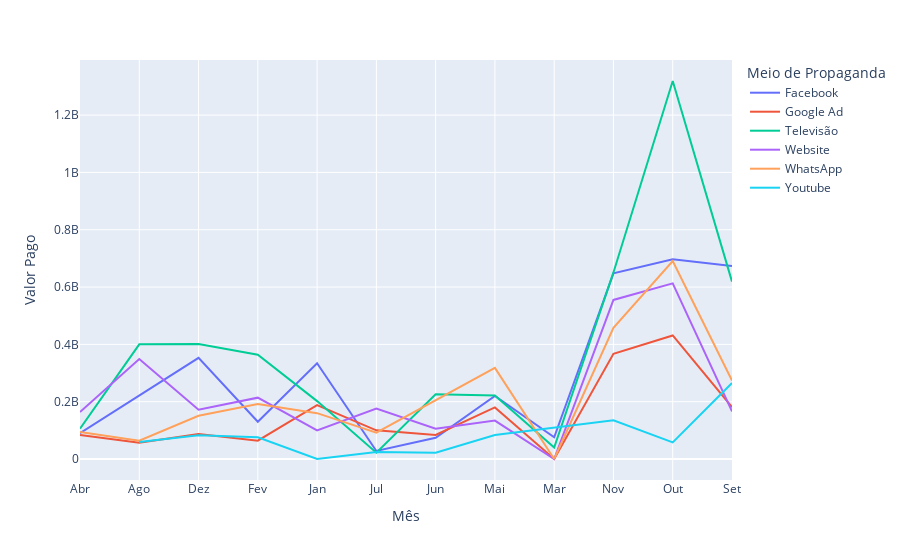

Notebook source saved alongside this figure:
### Code cell
fig3 = px.line(df5, y="Valor Pago", x="Mês", color="Meio de Propaganda")
fig3.show()

### Figure 1 — Plotly figure (JSON) as saved in the notebook; plotly's stock layout.template omitted (floating-point values rounded to 4 significant figures)
{"data": [{"hovertemplate": "Meio de Propaganda=Facebook<br>Mês=%{x}<br>Valor Pago=%{y}<extra></extra>", "legendgroup": "Facebook", "line": {"color": "#636efa", "dash": "solid"}, "marker": {"symbol": "circle"}, "mode": "lines", "name": "Facebook", "orientation": "v", "showlegend": true, "type": "scatter", "x": ["Abr", "Ago", "Dez", "Fev", "Jan", "Jul", "Jun", "Mai", "Mar", "Nov", "Out", "Set"], "xaxis": "x", "y": [90000000, 223000000, 353000000, 130000000, 334000000, 28000000, 74000000, 220000000, 76000000, 648000000, 697000000, 673000000], "yaxis": "y"}, {"hovertemplate": "Meio de Propaganda=Google Ad<br>Mês=%{x}<br>Valor Pago=%{y}<extra></extra>", "legendgroup": "Google Ad", "line": {"color": "#EF553B", "dash": "solid"}, "marker": {"symbol": "circle"}, "mode": "lines", "name": "Google Ad", "orientation": "v", "showlegend": true, "type": "scatter", "x": ["Abr", "Ago", "Dez", "Fev", "Jan", "Jul", "Jun", "Mai", "Mar", "Nov", "Out", "Set"], "xaxis": "x", "y": [84000000, 57000000, 87000000, 64000000, 188000000, 100000000, 84000000, 180000000, 0, 367000000, 431000000, 181000000], "yaxis": "y"}, {"hovertemplate": "Meio de Propaganda=Televisão<br>Mês=%{x}<br>Valor Pago=%{y}<extra></extra>", "legendgroup": "Televisão", "line": {"color": "#00cc96", "dash": "solid"}, "marker": {"symbol": "circle"}, "mode": "lines", "name": "Televisão", "orientation": "v", "showlegend": true, "type": "scatter", "x": ["Abr", "Ago", "Dez", "Fev", "Jan", "Jul", "Jun", "Mai", "Mar", "Nov", "Out", "Set"], "xaxis": "x", "y": [106000000, 400000000, 401000000, 364000000, 202000000, 22000000, 226000000, 222000000, 40000000, 651000000, 1319000000, 619000000], "yaxis": "y"}, {"hovertemplate": "Meio de Propaganda=Website<br>Mês=%{x}<br>Valor Pago=%{y}<extra></extra>", "legendgroup": "Website", "line": {"color": "#ab63fa", "dash": "solid"}, "marker": {"symbol": "circle"}, "mode": "lines", "name": "Website", "orientation": "v", "showlegend": true, "type": "scatter", "x": ["Abr", "Ago", "Dez", "Fev", "Jan", "Jul", "Jun", "Mai", "Mar", "Nov", "Out", "Set"], "xaxis": "x", "y": [164000000, 349000000, 172000000, 214000000, 100000000, 176000000, 106000000, 134000000, 0, 555000000, 613000000, 166000000], "yaxis": "y"}, {"hovertemplate": "Meio de Propaganda=WhatsApp<br>Mês=%{x}<br>Valor Pago=%{y}<extra></extra>", "legendgroup": "WhatsApp", "line": {"color": "#FFA15A", "dash": "solid"}, "marker": {"symbol": "circle"}, "mode": "lines", "name": "WhatsApp", "orientation": "v", "showlegend": true, "type": "scatter", "x": ["Abr", "Ago", "Dez", "Fev", "Jan", "Jul", "Mai", "Mar", "Nov", "Out", "Set"], "xaxis": "x", "y": [94000000, 64000000, 151000000, 192000000, 160000000, 92000000, 318000000, 0, 458000000, 691000000, 274000000], "yaxis": "y"}, {"hovertemplate": "Meio de Propaganda=Youtube<br>Mês=%{x}<br>Valor Pago=%{y}<extra></extra>", "legendgroup": "Youtube", "line": {"color": "#19d3f3", "dash": "solid"}, "marker": {"symbol": "circle"}, "mode": "lines", "name": "Youtube", "orientation": "v", "showlegend": true, "type": "scatter", "x": ["Ago", "Dez", "Fev", "Jan", "Jul", "Jun", "Mai", "Nov", "Out", "Set"], "xaxis": "x", "y": [59000000, 83000000, 76000000, 0, 24000000, 22000000, 84000000, 135000000, 58000000, 265000000], "yaxis": "y"}], "layout": {"legend": {"title": {"text": "Meio de Propaganda"}, "tracegroupgap": 0}, "margin": {"t": 60}, "xaxis": {"anchor": "y", "domain": [0, 1], "title": {"text": "Mês"}}, "yaxis": {"anchor": "x", "domain": [0, 1], "title": {"text": "Valor Pago"}}}}
